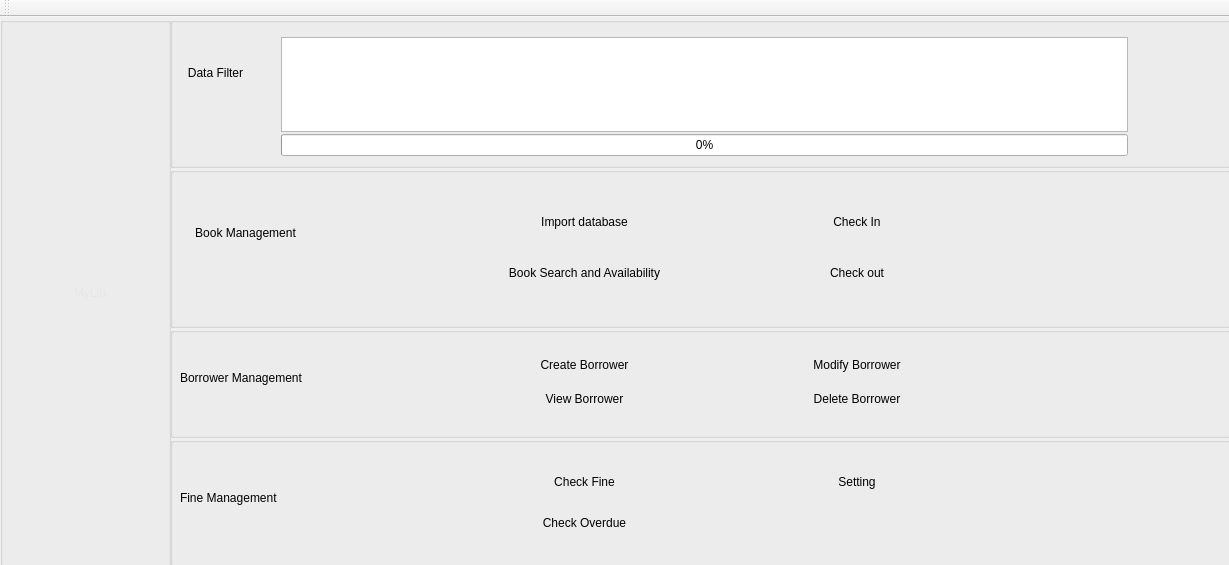
<?xml version="1.0" encoding="UTF-8"?>
<ui version="4.0">
 <class>MainWindow</class>
 <widget class="QMainWindow" name="MainWindow">
  <property name="geometry">
   <rect>
    <x>0</x>
    <y>0</y>
    <width>1229</width>
    <height>565</height>
   </rect>
  </property>
  <property name="windowTitle">
   <string>MainWindow</string>
  </property>
  <property name="layoutDirection">
   <enum>Qt::LeftToRight</enum>
  </property>
  <property name="styleSheet">
   <string notr="true"/>
  </property>
  <widget class="QWidget" name="centralWidget">
   <widget class="QGroupBox" name="left_group">
    <property name="geometry">
     <rect>
      <x>0</x>
      <y>0</y>
      <width>171</width>
      <height>551</height>
     </rect>
    </property>
    <property name="styleSheet">
     <string notr="true">background-image: url(:/new/prefix1/resources/background5.jpg);</string>
    </property>
    <property name="title">
     <string/>
    </property>
    <widget class="QWidget" name="verticalLayoutWidget">
     <property name="geometry">
      <rect>
       <x>10</x>
       <y>10</y>
       <width>160</width>
       <height>531</height>
      </rect>
     </property>
     <layout class="QVBoxLayout" name="verticalLayout">
      <item>
       <widget class="QLabel" name="Dashboard">
        <property name="styleSheet">
         <string notr="true">color: rgb(230, 230, 230);
font: 75 18pt &quot;Bitstream Charter&quot;;</string>
        </property>
        <property name="text">
         <string>MyLib</string>
        </property>
        <property name="alignment">
         <set>Qt::AlignCenter</set>
        </property>
       </widget>
      </item>
     </layout>
    </widget>
   </widget>
   <widget class="QGroupBox" name="Dashboard_group_flter">
    <property name="geometry">
     <rect>
      <x>170</x>
      <y>0</y>
      <width>1061</width>
      <height>151</height>
     </rect>
    </property>
    <property name="styleSheet">
     <string notr="true">background-image: url(:/new/prefix1/resources/background4.jpg);</string>
    </property>
    <property name="title">
     <string/>
    </property>
    <widget class="QLabel" name="MyLib_filter_label">
     <property name="geometry">
      <rect>
       <x>0</x>
       <y>40</y>
       <width>91</width>
       <height>31</height>
      </rect>
     </property>
     <property name="styleSheet">
      <string notr="true">font: 75 12pt &quot;Bitstream Charter&quot;;</string>
     </property>
     <property name="text">
      <string>Data Filter</string>
     </property>
     <property name="alignment">
      <set>Qt::AlignCenter</set>
     </property>
    </widget>
    <widget class="QWidget" name="gridLayoutWidget">
     <property name="geometry">
      <rect>
       <x>100</x>
       <y>9</y>
       <width>961</width>
       <height>141</height>
      </rect>
     </property>
     <layout class="QGridLayout" name="gridLayout">
      <property name="verticalSpacing">
       <number>2</number>
      </property>
      <item row="0" column="1">
       <widget class="QPushButton" name="MyLib_filter_fileSelector">
        <property name="cursor">
         <cursorShape>PointingHandCursor</cursorShape>
        </property>
        <property name="text">
         <string/>
        </property>
        <property name="icon">
         <iconset resource="rs.qrc">
          <normaloff>:/new/prefix1/resources/select.png</normaloff>:/new/prefix1/resources/select.png</iconset>
        </property>
        <property name="flat">
         <bool>true</bool>
        </property>
       </widget>
      </item>
      <item row="0" column="2">
       <widget class="QPushButton" name="MyLib_filter_start">
        <property name="cursor">
         <cursorShape>PointingHandCursor</cursorShape>
        </property>
        <property name="text">
         <string/>
        </property>
        <property name="icon">
         <iconset resource="rs.qrc">
          <normaloff>:/new/prefix1/resources/play-button.png</normaloff>:/new/prefix1/resources/play-button.png</iconset>
        </property>
        <property name="default">
         <bool>false</bool>
        </property>
        <property name="flat">
         <bool>true</bool>
        </property>
       </widget>
      </item>
      <item row="0" column="0">
       <widget class="QTextBrowser" name="MyLib_filter_textview">
        <property name="styleSheet">
         <string notr="true"/>
        </property>
        <property name="html">
         <string>&lt;!DOCTYPE HTML PUBLIC &quot;-//W3C//DTD HTML 4.0//EN&quot; &quot;http://www.w3.org/TR/REC-html40/strict.dtd&quot;&gt;
&lt;html&gt;&lt;head&gt;&lt;meta name=&quot;qrichtext&quot; content=&quot;1&quot; /&gt;&lt;style type=&quot;text/css&quot;&gt;
p, li { white-space: pre-wrap; }
&lt;/style&gt;&lt;/head&gt;&lt;body style=&quot; font-family:'Noto Sans'; font-size:9pt; font-weight:400; font-style:normal;&quot;&gt;
&lt;p style=&quot;-qt-paragraph-type:empty; margin-top:0px; margin-bottom:0px; margin-left:0px; margin-right:0px; -qt-block-indent:0; text-indent:0px;&quot;&gt;&lt;br /&gt;&lt;/p&gt;&lt;/body&gt;&lt;/html&gt;</string>
        </property>
       </widget>
      </item>
      <item row="1" column="0">
       <widget class="QProgressBar" name="MyLib_filter_progressbar">
        <property name="value">
         <number>0</number>
        </property>
       </widget>
      </item>
      <item row="1" column="1">
       <widget class="QPushButton" name="pushButton">
        <property name="text">
         <string/>
        </property>
        <property name="icon">
         <iconset resource="rs.qrc">
          <normaloff>:/new/prefix1/resources/settings.png</normaloff>:/new/prefix1/resources/settings.png</iconset>
        </property>
        <property name="flat">
         <bool>true</bool>
        </property>
       </widget>
      </item>
      <item row="1" column="2">
       <widget class="QPushButton" name="pushButton_2">
        <property name="text">
         <string/>
        </property>
        <property name="icon">
         <iconset resource="rs.qrc">
          <normaloff>:/new/prefix1/resources/funnel.png</normaloff>:/new/prefix1/resources/funnel.png</iconset>
        </property>
        <property name="flat">
         <bool>true</bool>
        </property>
       </widget>
      </item>
     </layout>
    </widget>
   </widget>
   <widget class="QGroupBox" name="groupBox">
    <property name="geometry">
     <rect>
      <x>170</x>
      <y>150</y>
      <width>1061</width>
      <height>161</height>
     </rect>
    </property>
    <property name="styleSheet">
     <string notr="true">background-image: url(:/new/prefix1/resources/background4.jpg);</string>
    </property>
    <property name="title">
     <string/>
    </property>
    <widget class="QLabel" name="MyLib_BookM_label">
     <property name="geometry">
      <rect>
       <x>10</x>
       <y>30</y>
       <width>131</width>
       <height>71</height>
      </rect>
     </property>
     <property name="styleSheet">
      <string notr="true">font: 75 12pt &quot;Bitstream Charter&quot;;</string>
     </property>
     <property name="text">
      <string>Book Management</string>
     </property>
     <property name="alignment">
      <set>Qt::AlignCenter</set>
     </property>
    </widget>
    <widget class="QWidget" name="gridLayoutWidget_2">
     <property name="geometry">
      <rect>
       <x>270</x>
       <y>10</y>
       <width>561</width>
       <height>141</height>
      </rect>
     </property>
     <layout class="QGridLayout" name="gridLayout_2">
      <item row="0" column="0">
       <widget class="QPushButton" name="pushButton_importDB">
        <property name="cursor">
         <cursorShape>PointingHandCursor</cursorShape>
        </property>
        <property name="mouseTracking">
         <bool>false</bool>
        </property>
        <property name="autoFillBackground">
         <bool>false</bool>
        </property>
        <property name="styleSheet">
         <string notr="true">font: 75 10pt &quot;Bitstream Charter&quot;;</string>
        </property>
        <property name="text">
         <string>Import database</string>
        </property>
        <property name="icon">
         <iconset resource="rs.qrc">
          <normaloff>:/new/prefix1/resources/import.png</normaloff>:/new/prefix1/resources/import.png</iconset>
        </property>
        <property name="flat">
         <bool>true</bool>
        </property>
       </widget>
      </item>
      <item row="1" column="1">
       <widget class="QPushButton" name="pushButton_checkOut">
        <property name="cursor">
         <cursorShape>PointingHandCursor</cursorShape>
        </property>
        <property name="styleSheet">
         <string notr="true">font: 75 10pt &quot;Bitstream Charter&quot;;</string>
        </property>
        <property name="text">
         <string>Check out</string>
        </property>
        <property name="icon">
         <iconset resource="rs.qrc">
          <normaloff>:/new/prefix1/resources/Check_out.png</normaloff>:/new/prefix1/resources/Check_out.png</iconset>
        </property>
        <property name="flat">
         <bool>true</bool>
        </property>
       </widget>
      </item>
      <item row="0" column="1">
       <widget class="QPushButton" name="pushButton_checkIn">
        <property name="cursor">
         <cursorShape>PointingHandCursor</cursorShape>
        </property>
        <property name="styleSheet">
         <string notr="true">font: 75 10pt &quot;Bitstream Charter&quot;;</string>
        </property>
        <property name="text">
         <string>Check In</string>
        </property>
        <property name="icon">
         <iconset resource="rs.qrc">
          <normaloff>:/new/prefix1/resources/Check_in.png</normaloff>:/new/prefix1/resources/Check_in.png</iconset>
        </property>
        <property name="flat">
         <bool>true</bool>
        </property>
       </widget>
      </item>
      <item row="1" column="0">
       <widget class="QPushButton" name="pushButton_search">
        <property name="cursor">
         <cursorShape>PointingHandCursor</cursorShape>
        </property>
        <property name="styleSheet">
         <string notr="true">font: 75 10pt &quot;Bitstream Charter&quot;;</string>
        </property>
        <property name="text">
         <string>Book Search and Availability</string>
        </property>
        <property name="icon">
         <iconset resource="rs.qrc">
          <normaloff>:/new/prefix1/resources/search.png</normaloff>:/new/prefix1/resources/search.png</iconset>
        </property>
        <property name="flat">
         <bool>true</bool>
        </property>
       </widget>
      </item>
     </layout>
    </widget>
   </widget>
   <widget class="QGroupBox" name="groupBox_2">
    <property name="geometry">
     <rect>
      <x>170</x>
      <y>310</y>
      <width>1061</width>
      <height>111</height>
     </rect>
    </property>
    <property name="styleSheet">
     <string notr="true">background-image: url(:/new/prefix1/resources/background4.jpg);</string>
    </property>
    <property name="title">
     <string/>
    </property>
    <widget class="QLabel" name="MyLib_BorrM_label">
     <property name="geometry">
      <rect>
       <x>10</x>
       <y>30</y>
       <width>161</width>
       <height>41</height>
      </rect>
     </property>
     <property name="styleSheet">
      <string notr="true">font: 75 12pt &quot;Bitstream Charter&quot;;</string>
     </property>
     <property name="text">
      <string>Borrower Management</string>
     </property>
    </widget>
    <widget class="QWidget" name="gridLayoutWidget_3">
     <property name="geometry">
      <rect>
       <x>270</x>
       <y>10</y>
       <width>561</width>
       <height>91</height>
      </rect>
     </property>
     <layout class="QGridLayout" name="gridLayout_3">
      <item row="0" column="0">
       <widget class="QPushButton" name="pushButton_createBorr">
        <property name="cursor">
         <cursorShape>PointingHandCursor</cursorShape>
        </property>
        <property name="styleSheet">
         <string notr="true">font: 75 10pt &quot;Bitstream Charter&quot;;</string>
        </property>
        <property name="text">
         <string>Create Borrower</string>
        </property>
        <property name="icon">
         <iconset resource="rs.qrc">
          <normaloff>:/new/prefix1/resources/create_user.png</normaloff>:/new/prefix1/resources/create_user.png</iconset>
        </property>
        <property name="flat">
         <bool>true</bool>
        </property>
       </widget>
      </item>
      <item row="0" column="1">
       <widget class="QPushButton" name="pushButton_modifyBorr">
        <property name="cursor">
         <cursorShape>PointingHandCursor</cursorShape>
        </property>
        <property name="styleSheet">
         <string notr="true">font: 75 10pt &quot;Bitstream Charter&quot;;</string>
        </property>
        <property name="text">
         <string>Modify Borrower</string>
        </property>
        <property name="icon">
         <iconset resource="rs.qrc">
          <normaloff>:/new/prefix1/resources/edit.png</normaloff>:/new/prefix1/resources/edit.png</iconset>
        </property>
        <property name="flat">
         <bool>true</bool>
        </property>
       </widget>
      </item>
      <item row="1" column="0">
       <widget class="QPushButton" name="pushButton_viewBorr">
        <property name="cursor">
         <cursorShape>PointingHandCursor</cursorShape>
        </property>
        <property name="styleSheet">
         <string notr="true">font: 75 10pt &quot;Bitstream Charter&quot;;</string>
        </property>
        <property name="text">
         <string>View Borrower</string>
        </property>
        <property name="icon">
         <iconset resource="rs.qrc">
          <normaloff>:/new/prefix1/resources/show.png</normaloff>:/new/prefix1/resources/show.png</iconset>
        </property>
        <property name="flat">
         <bool>true</bool>
        </property>
       </widget>
      </item>
      <item row="1" column="1">
       <widget class="QPushButton" name="pushButton_deleteBorr">
        <property name="cursor">
         <cursorShape>PointingHandCursor</cursorShape>
        </property>
        <property name="styleSheet">
         <string notr="true">font: 75 10pt &quot;Bitstream Charter&quot;;</string>
        </property>
        <property name="text">
         <string>Delete Borrower</string>
        </property>
        <property name="icon">
         <iconset resource="rs.qrc">
          <normaloff>:/new/prefix1/resources/user.png</normaloff>:/new/prefix1/resources/user.png</iconset>
        </property>
        <property name="flat">
         <bool>true</bool>
        </property>
       </widget>
      </item>
     </layout>
    </widget>
   </widget>
   <widget class="QGroupBox" name="groupBox_3">
    <property name="geometry">
     <rect>
      <x>170</x>
      <y>420</y>
      <width>1061</width>
      <height>131</height>
     </rect>
    </property>
    <property name="styleSheet">
     <string notr="true">background-image: url(:/new/prefix1/resources/background4.jpg);</string>
    </property>
    <property name="title">
     <string/>
    </property>
    <widget class="QLabel" name="MyLib_fineM_label">
     <property name="geometry">
      <rect>
       <x>10</x>
       <y>40</y>
       <width>161</width>
       <height>41</height>
      </rect>
     </property>
     <property name="styleSheet">
      <string notr="true">font: 75 12pt &quot;Bitstream Charter&quot;;</string>
     </property>
     <property name="text">
      <string>Fine Management</string>
     </property>
    </widget>
    <widget class="QWidget" name="gridLayoutWidget_4">
     <property name="geometry">
      <rect>
       <x>270</x>
       <y>10</y>
       <width>561</width>
       <height>111</height>
      </rect>
     </property>
     <layout class="QGridLayout" name="gridLayout_4">
      <item row="0" column="0">
       <widget class="QPushButton" name="pushButton_checkFIne">
        <property name="cursor">
         <cursorShape>PointingHandCursor</cursorShape>
        </property>
        <property name="styleSheet">
         <string notr="true">font: 75 12pt &quot;Bitstream Charter&quot;;</string>
        </property>
        <property name="text">
         <string>Check Fine</string>
        </property>
        <property name="icon">
         <iconset resource="rs.qrc">
          <normaloff>:/new/prefix1/resources/check_fine.png</normaloff>:/new/prefix1/resources/check_fine.png</iconset>
        </property>
        <property name="flat">
         <bool>true</bool>
        </property>
       </widget>
      </item>
      <item row="0" column="1">
       <widget class="QPushButton" name="pushButton_setting">
        <property name="cursor">
         <cursorShape>PointingHandCursor</cursorShape>
        </property>
        <property name="styleSheet">
         <string notr="true">font: 75 12pt &quot;Bitstream Charter&quot;;</string>
        </property>
        <property name="text">
         <string>Setting</string>
        </property>
        <property name="icon">
         <iconset resource="rs.qrc">
          <normaloff>:/new/prefix1/resources/settings.png</normaloff>:/new/prefix1/resources/settings.png</iconset>
        </property>
        <property name="flat">
         <bool>true</bool>
        </property>
       </widget>
      </item>
      <item row="1" column="0">
       <widget class="QPushButton" name="pushButton_checkOverdue">
        <property name="cursor">
         <cursorShape>PointingHandCursor</cursorShape>
        </property>
        <property name="styleSheet">
         <string notr="true">font: 75 12pt &quot;Bitstream Charter&quot;;</string>
        </property>
        <property name="text">
         <string>Check Overdue</string>
        </property>
        <property name="icon">
         <iconset resource="rs.qrc">
          <normaloff>:/new/prefix1/resources/deadline-head-symbol.png</normaloff>:/new/prefix1/resources/deadline-head-symbol.png</iconset>
        </property>
        <property name="flat">
         <bool>true</bool>
        </property>
       </widget>
      </item>
     </layout>
    </widget>
   </widget>
  </widget>
  <widget class="QToolBar" name="mainToolBar">
   <attribute name="toolBarArea">
    <enum>TopToolBarArea</enum>
   </attribute>
   <attribute name="toolBarBreak">
    <bool>false</bool>
   </attribute>
  </widget>
 </widget>
 <layoutdefault spacing="6" margin="11"/>
 <resources>
  <include location="rs.qrc"/>
 </resources>
 <connections/>
</ui>
